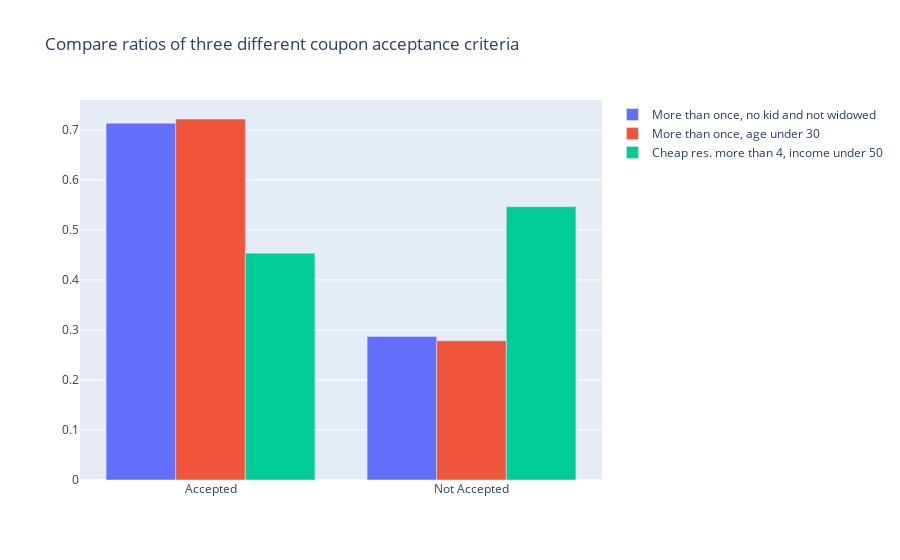

Write notebook code for a chart like this one.
### Code cell
branches = ['Accepted' , 'Not Accepted']
ratio_notkid_notwidowed = data_accepted_bar_coupons_notkid_notwidowed.shape[0] / data_bar_coupons_notkid_notwidowed.shape[0]
trace1 = go.Bar(
   x = branches,
   y = [ratio_notkid_notwidowed,1-ratio_notkid_notwidowed],
   name = 'More than once, no kid and not widowed'
)
ratio_less30 = data_accepted_bar_coupons_agelessthan30.shape[0] / data_bar_coupons_agelessthan30.shape[0]
trace2 = go.Bar(
   x = branches,
   y =  [ratio_less30, 1-ratio_less30],
   name = 'More than once, age under 30'
)
ratio_incomeless50 = data_accepted_bar_coupons_incomelessthan50.shape[0] / data_bar_coupons_incomelessthan50.shape[0]
trace3 = go.Bar(
   x = branches,
   y =  [ratio_incomeless50, 1-ratio_incomeless50],
   name = 'Cheap res. more than 4, income under 50'
)
data = [trace1, trace2, trace3]
layout = go.Layout(barmode = 'group', title = "Compare ratios of three different coupon acceptance criteria")
fig = go.Figure(data = data, layout = layout)
fig.show()

### Figure 1 — Plotly figure (JSON) as saved in the notebook; plotly's stock layout.template omitted (floating-point values rounded to 4 significant figures)
{"data": [{"name": "More than once, no kid and not widowed", "type": "bar", "x": ["Accepted", "Not Accepted"], "y": [0.7132, 0.2868]}, {"name": "More than once, age under 30", "type": "bar", "x": ["Accepted", "Not Accepted"], "y": [0.7217, 0.2783]}, {"name": "Cheap res. more than 4, income under 50", "type": "bar", "x": ["Accepted", "Not Accepted"], "y": [0.4535, 0.5465]}], "layout": {"barmode": "group", "title": {"text": "Compare ratios of three different coupon acceptance criteria"}}}
